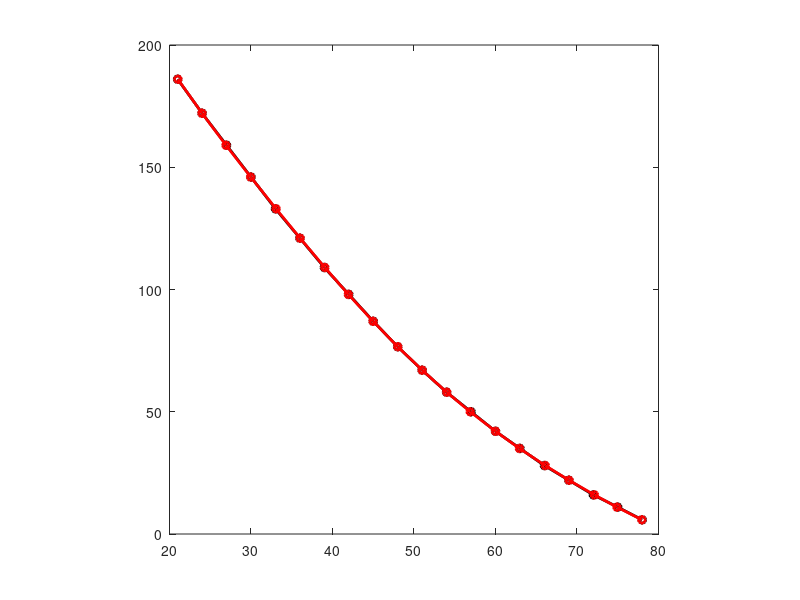

This figure's MATLAB source:

% Paist tracker Y values from arduino
PX = [186,172.1,159,146,133,121,109,98,87,76.6,67,58,50,42,35,28,22,16,11,5.8];

% Format corresponding cm values
CM = linspace(21, 78, length(PX));

% Specify polynomial
polOrd = 4;

% Fit
P = polyfit(PX, CM, polOrd);

% Plot unfitted
figure;
plot(CM, PX, 'o-', ...
    'LineWidth', 2, ...
    'MarkerSize', 5, ...
    'Color', [0,0,0]);
axis square
hold on;

switch polOrd
    
    % Compute 2rd order
    case 2
        CM1 = P(1).*PX.^2 + P(2).*PX.^1 + P(3);
        
        % Compute 3rd order
    case 3
        CM1 = P(1).*PX.^3 + P(2).*PX.^2 + P(3).*PX.^1 + P(4);
        
        % Compute 4th order
    case 4
        CM1 = P(1).*PX.^4 + P(2).*PX.^3 + P(3).*PX.^2 + P(4).*PX.^1 + P(5);
        
end

%PX1 = CM*p(1)^2 + CM*p(2) + p(3);
plot(CM1, PX, 'o-', ...
    'LineWidth', 2, ...
    'MarkerSize', 5, ...
    'Color', [1,0,0]);

% Copy these coeff values to arduino code
fprintf('%0.15f,\n', P);
